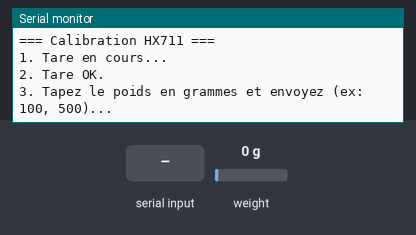
The sketch below on a simulated Arduino Uno, built with avr-gcc and run on an emulated ATmega328P. Shown: the last lines printed to the serial monitor. The test bench sets the inputs (shaded band); at power-on: weight on the scale 0 g.

Above: at 3.8 s.
3.9 s: "go\n" received over Serial
At 5.7 s:
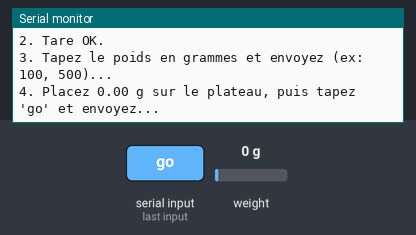
6.4 s: "go\n" received over Serial
At 10.0 s:
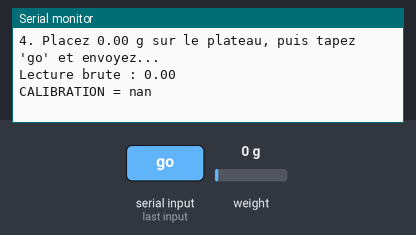

The sketch:

Calibration.ino
```cpp
#include "HX711.h"
// -433.07    -433.11    -433.25
const int DOUT = 8;
const int CLK  = 9;

bool should_print = false;

HX711 scale;

void setup() {
  Serial.begin(9600);
  scale.begin(DOUT, CLK);
  scale.set_scale();

  Serial.println("=== Calibration HX711 ===");
  Serial.println("1. Tare en cours...");
  delay(2000);
  scale.tare();
  Serial.println("2. Tare OK.");
  Serial.println("3. Tapez le poids en grammes et envoyez (ex: 100, 500)...");

  float poids = 0;
  while (!Serial.available()) delay(10);
  poids = Serial.parseFloat();

  Serial.print("4. Placez ");
  Serial.print(poids);
  Serial.println(" g sur le plateau, puis tapez 'go' et envoyez...");

  while (true) {
    if (Serial.available()) {
      String s = Serial.readStringUntil('\n');
      s.trim();
      if (s == "go") break;
    }
    delay(100);
  }

  delay(1000);
  float brut = scale.get_units(20);
  float facteur = brut / poids;

  Serial.print("Lecture brute : ");
  Serial.println(brut);
  Serial.print("CALIBRATION = ");
  Serial.println(facteur, 2);
  scale.set_scale(facteur);
  delay(3000);
  should_print = true;
}

void loop() {
  if (should_print) {
  Serial.println(scale.get_units(5));
  delay(200);
  }
}   
```

Measured:
- after the input at 3.9 s, the serial monitor: prints a new line after 1.0 s (image 1)
- after the input at 6.4 s, the serial monitor: prints a new line after 3.0 s (image 2)
